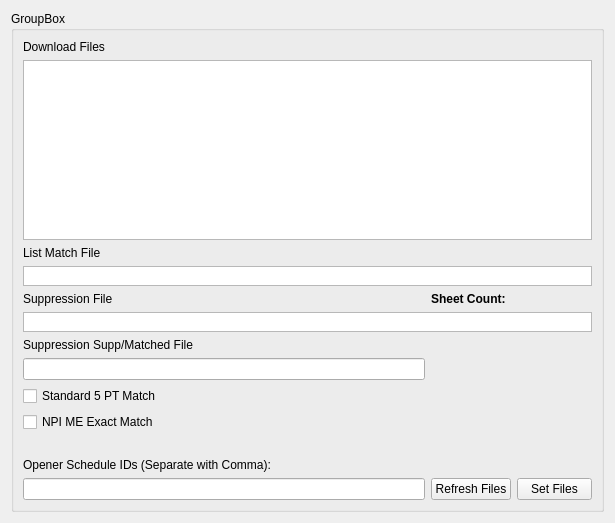
<?xml version="1.0" encoding="UTF-8"?>
<ui version="4.0">
 <class>Form</class>
 <widget class="QWidget" name="Form">
  <property name="geometry">
   <rect>
    <x>0</x>
    <y>0</y>
    <width>615</width>
    <height>523</height>
   </rect>
  </property>
  <property name="windowTitle">
   <string>Form</string>
  </property>
  <layout class="QGridLayout" name="gridLayout_2">
   <item row="0" column="1">
    <widget class="QGroupBox" name="groupBox">
     <property name="title">
      <string>GroupBox</string>
     </property>
     <layout class="QGridLayout" name="gridLayout">
      <item row="15" column="0">
       <widget class="QLineEdit" name="openerScheduleID_lineEdit"/>
      </item>
      <item row="15" column="1">
       <widget class="QPushButton" name="refreshFiles_pushButton">
        <property name="text">
         <string>Refresh Files</string>
        </property>
       </widget>
      </item>
      <item row="15" column="2">
       <widget class="QPushButton" name="setFIles_pushButton">
        <property name="maximumSize">
         <size>
          <width>75</width>
          <height>16777215</height>
         </size>
        </property>
        <property name="text">
         <string>Set Files</string>
        </property>
       </widget>
      </item>
      <item row="8" column="0">
       <widget class="QLabel" name="label_4">
        <property name="text">
         <string>Suppression Supp/Matched File</string>
        </property>
       </widget>
      </item>
      <item row="4" column="0">
       <widget class="QLabel" name="label_2">
        <property name="text">
         <string>Suppression File</string>
        </property>
       </widget>
      </item>
      <item row="0" column="0">
       <widget class="QLabel" name="label_3">
        <property name="text">
         <string>Download Files</string>
        </property>
       </widget>
      </item>
      <item row="3" column="0" colspan="3">
       <widget class="QListWidget" name="listMatchFile_listWidget">
        <property name="maximumSize">
         <size>
          <width>16777215</width>
          <height>20</height>
         </size>
        </property>
        <property name="dragDropMode">
         <enum>QAbstractItemView::DragDrop</enum>
        </property>
        <property name="defaultDropAction">
         <enum>Qt::MoveAction</enum>
        </property>
       </widget>
      </item>
      <item row="1" column="0" colspan="3">
       <widget class="QListWidget" name="files_listWidget">
        <property name="dragDropMode">
         <enum>QAbstractItemView::DragDrop</enum>
        </property>
        <property name="defaultDropAction">
         <enum>Qt::MoveAction</enum>
        </property>
       </widget>
      </item>
      <item row="2" column="0">
       <widget class="QLabel" name="label">
        <property name="text">
         <string>List Match File</string>
        </property>
       </widget>
      </item>
      <item row="9" column="0">
       <widget class="QLineEdit" name="suppSAS_lineEdit"/>
      </item>
      <item row="7" column="0" colspan="3">
       <widget class="QListWidget" name="suppressionFile_listWidget">
        <property name="maximumSize">
         <size>
          <width>16777215</width>
          <height>20</height>
         </size>
        </property>
        <property name="dragDropMode">
         <enum>QAbstractItemView::DragDrop</enum>
        </property>
        <property name="defaultDropAction">
         <enum>Qt::MoveAction</enum>
        </property>
       </widget>
      </item>
      <item row="11" column="0">
       <widget class="QCheckBox" name="suppExactCheck_checkBox">
        <property name="text">
         <string>NPI ME Exact Match</string>
        </property>
       </widget>
      </item>
      <item row="10" column="0">
       <widget class="QCheckBox" name="suppStandardCheck_checkBox">
        <property name="text">
         <string>Standard 5 PT Match</string>
        </property>
       </widget>
      </item>
      <item row="4" column="1">
       <widget class="QLabel" name="suppSheetCount_Label">
        <property name="font">
         <font>
          <weight>75</weight>
          <bold>true</bold>
         </font>
        </property>
        <property name="text">
         <string>Sheet Count:</string>
        </property>
       </widget>
      </item>
      <item row="13" column="0">
       <widget class="QLabel" name="label_5">
        <property name="text">
         <string>Opener Schedule IDs (Separate with Comma):</string>
        </property>
       </widget>
      </item>
      <item row="12" column="0">
       <widget class="QLabel" name="label_6">
        <property name="text">
         <string/>
        </property>
       </widget>
      </item>
     </layout>
    </widget>
   </item>
  </layout>
 </widget>
 <resources/>
 <connections/>
</ui>
